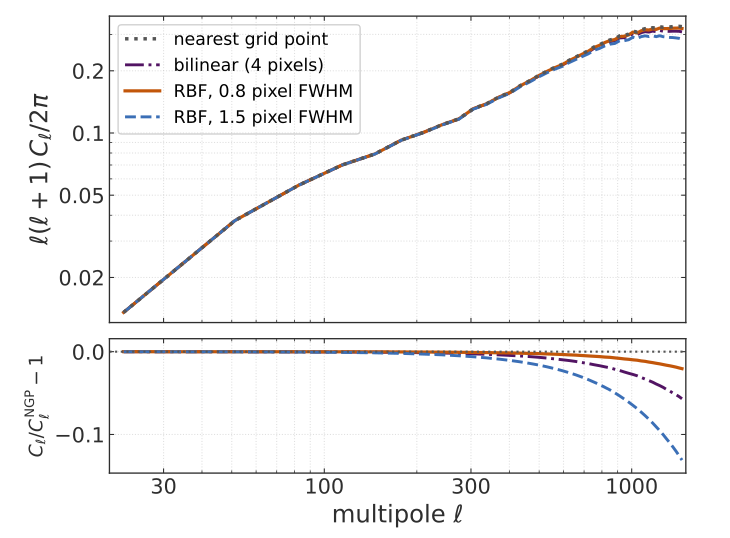

This figure's Python source:
#!/usr/bin/env python3
# ENV: jax-fli
"""
How the three spherical deposit schemes smooth one lightcone shell, for the painting slide.

The data and the binning of the thesis figure chap6/spherical_painting.pdf (its script is
These_wassim/figures/chap6/spherical_painting.py): experiment 03 of ASKabalan/jax-fli-experiments,
one shell painted at N_side = 2048 (shell 8, chi ~ 822 Mpc/h, z ~ 0.295) by nearest grid point,
bilinear, and a Gaussian radial basis function of 0.8 and 1.5 pixel FWHM, binned in bands of 32
multipoles. Top: l(l+1) C_l / 2 pi. Bottom: each scheme over nearest grid point, minus one.

Outputs (this directory), same figure size and axes box, so the slide can swap one for the other:
  painting_cl.svg        l up to 1500
  painting_cl_zoom.svg   l from 200 to 1000
"""

import sys
from pathlib import Path

HERE = Path(__file__).resolve().parent
sys.path.insert(0, str(HERE.parents[2]))
from _common import INK, skip_if_built, slide_style

OUTS = ["painting_cl.svg", "painting_cl_zoom.svg"]
skip_if_built(HERE, *OUTS)

import jax

jax.config.update("jax_enable_x64", True)
import matplotlib

matplotlib.use("Agg")
import matplotlib.pyplot as plt
import numpy as np
from datasets import load_dataset
from huggingface_hub import snapshot_download
from jax_fli.io import Catalog
from matplotlib.ticker import FixedLocator, FuncFormatter, LogLocator, NullFormatter

REPO = "ASKabalan/jax-fli-experiments"
SHELL, LMAX, NLB = 8, 1500, 32
SPEC = "03-spherical-painting/spectra/spectra_exp3_{tag}_native2048.parquet"
SCHEMES = [                                          # tag, label, colour, style, width
    ("ngp", "nearest grid point", "#555555", ":", 2.6),
    ("bilinear", "bilinear (4 pixels)", "#521463", "-.", 2.2),
    ("rbf08", "RBF, 0.8 pixel FWHM", "#C2560A", "-", 2.4),
    ("rbf15", "RBF, 1.5 pixel FWHM", "#3B6FB6", "--", 2.2),
]

root = snapshot_download(REPO, repo_type="dataset",
                         allow_patterns=[SPEC.format(tag=t) for t, *_ in SCHEMES])
cl = {}
for tag, *_ in SCHEMES:
    cat = Catalog.from_dataset(load_dataset("parquet", data_files=f"{root}/{SPEC.format(tag=tag)}",
                                            split="train"))
    binned = cat.field[0].bin(nlb=NLB, lmin=2)
    ell = np.asarray(binned.wavenumber)
    cl[tag] = np.asarray(binned.array)[SHELL]
dl = ell * (ell + 1) / (2 * np.pi)
for l0 in (300, 1000, 1480):
    k = int(np.argmin(np.abs(ell - l0)))
    print(f"l = {ell[k]:.0f}: " + ", ".join(f"{t} {cl[t][k] / cl['ngp'][k] - 1:+.3f}" for t, *_ in SCHEMES[1:]))

slide_style(scale=1.3)
plt.rcParams["savefig.bbox"] = "standard"      # the same page for both files, so they swap in place
PLAIN = FuncFormatter(lambda v, _p: f"{v:g}")


def figure(lmin, lmax, out):
    fig = plt.figure(figsize=(7.6, 5.6))
    top = fig.add_axes([0.15, 0.40, 0.79, 0.57])
    bot = fig.add_axes([0.15, 0.12, 0.79, 0.25], sharex=top)
    keep = (ell >= lmin * 0.97) & (ell <= lmax * 1.03)
    for tag, label, colour, ls, lw in SCHEMES:
        top.plot(ell, dl * cl[tag], color=colour, ls=ls, lw=lw, label=label,
                 zorder=4 if tag == "ngp" else 3)
        if tag != "ngp":
            bot.plot(ell, cl[tag] / cl["ngp"] - 1, color=colour, ls=ls, lw=lw)
    bot.axhline(0, color="#555555", ls=":", lw=1.6)
    top.set_xscale("log")
    top.set_yscale("log")
    top.set_xlim(lmin, lmax)
    y = np.concatenate([dl[keep] * cl[t][keep] for t, *_ in SCHEMES])
    top.set_ylim(y.min() / 1.12, y.max() * 1.12)
    r = np.concatenate([cl[t][keep] / cl["ngp"][keep] - 1 for t, *_ in SCHEMES[1:]] + [[0.0]])
    pad = 0.12 * (r.max() - r.min())
    bot.set_ylim(r.min() - pad, r.max() + pad)
    top.set_ylabel(r"$\ell(\ell+1)\,C_\ell/2\pi$")
    bot.set_ylabel(r"$C_\ell/C_\ell^{\rm NGP}-1$", fontsize=14)
    bot.set_xlabel(r"multipole $\ell$")
    ticks = [30, 100, 300, 1000] if lmin < 100 else [200, 300, 500, 700, 1000]
    for ax in (top, bot):
        ax.xaxis.set_major_locator(FixedLocator(ticks))
        ax.xaxis.set_major_formatter(PLAIN)
        ax.xaxis.set_minor_formatter(NullFormatter())
        ax.grid(True, which="both", ls=":", alpha=0.4)
    top.yaxis.set_major_locator(LogLocator(base=10.0, subs=(1.0, 2.0, 5.0), numticks=12))
    top.yaxis.set_major_formatter(PLAIN)
    top.yaxis.set_minor_formatter(NullFormatter())
    top.tick_params(which="both", labelbottom=False)
    top.legend(loc="upper left", frameon=True, framealpha=0.95, fontsize=13)
    fig.savefig(HERE / out, transparent=True, bbox_inches=None)
    plt.close(fig)
    print(f"wrote {out}")


figure(20, LMAX, "painting_cl.svg")
figure(200, 1000, "painting_cl_zoom.svg")
